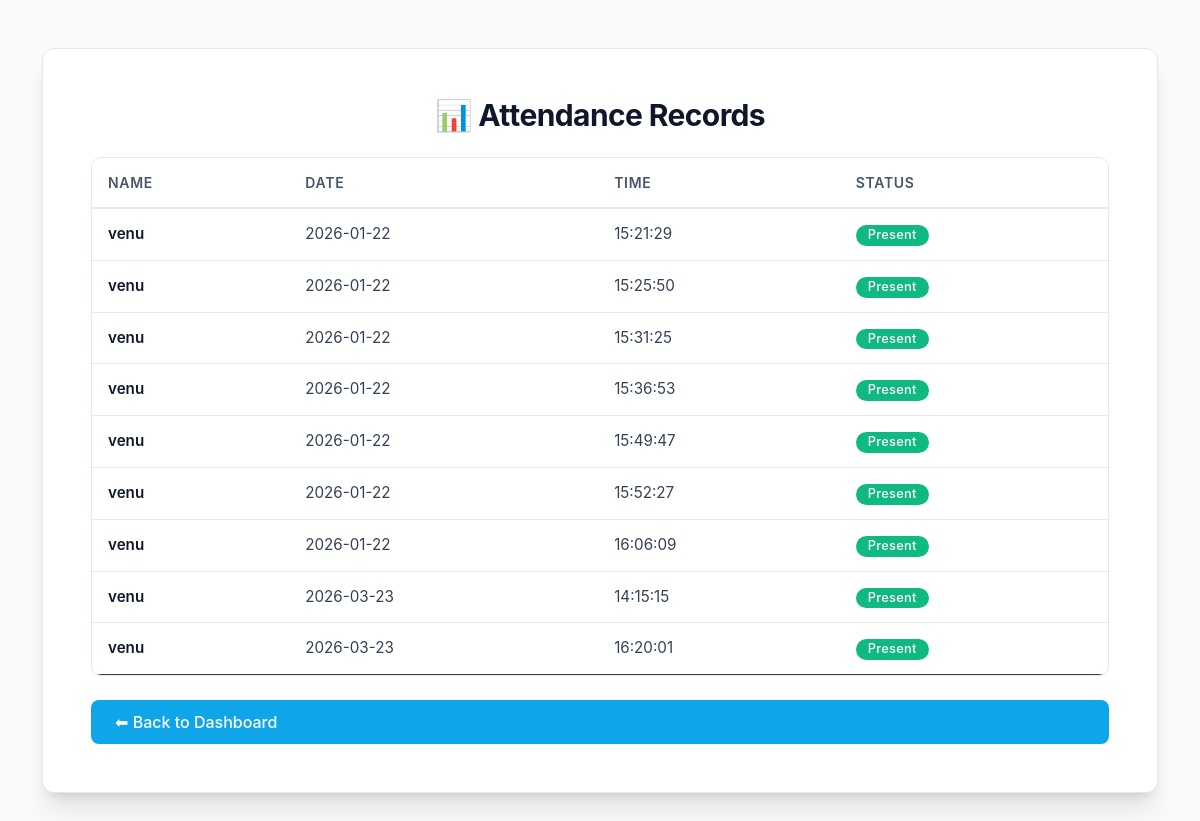
Page /view (signed in) on the committed database.
### tables this page shows
CREATE TABLE attendance (
    id INTEGER PRIMARY KEY AUTOINCREMENT,
    student_id INTEGER,
    date TEXT,
    time TEXT,
    status TEXT
);

CREATE TABLE students (
    id INTEGER PRIMARY KEY AUTOINCREMENT,
    name TEXT,
    email TEXT UNIQUE,
    password TEXT
);

### app.py (the view)
@app.route("/view")
def view():
    if "user" not in session:
        return redirect("/")
    db = get_db()
    cur = db.cursor()
    student_id = int(session["user"])
    cur.execute("""
        SELECT s.name, a.date, a.time, a.status
        FROM attendance a
        JOIN students s ON a.student_id = s.id
        WHERE a.student_id = ?
        ORDER BY a.date, a.time
    """, (student_id,))
    records = cur.fetchall()
    db.close()
    print(records)
    return render_template("view_attendance.html", records=records or [])

### utils/db.py (called while the page is built)
def get_db():
    return sqlite3.connect(DB_PATH)

### templates/view_attendance.html (shortened to what this page needs)
<!DOCTYPE html>
<html>
<head>
    <link href="https://cdn.jsdelivr.net/npm/bootstrap@5.3.2/dist/css/bootstrap.min.css" rel="stylesheet">
    <link rel="stylesheet" href="{{ url_for('static', filename='style.css') }}">
</head>
<body>
<div class="container mt-5">
    <div class="card records-card p-5">
        <h2 class="text-center mb-4 records-title">📊 Attendance Records</h2>
        <div class="table-container">
            <table class="table table-hover">
                <thead>
                    <tr>
                        <th>Name</th>
                        <th>Date</th>
                        <th>Time</th>
                        <th>Status</th>
                    </tr>
                </thead>
                <tbody>
                    {% if records %}
                        {% for r in records %}
                        <tr>
                            <td><strong>{{ r[0] }}</strong></td>
                            <td>{{ r[1] }}</td>
                            <td>{{ r[2] }}</td>
                            <td><span class="badge bg-success">{{ r[3] }}</span></td>
                        </tr>
                        {% endfor %}
                    {% else %}
                        <tr>
                            <td colspan="4" class="empty-state">
                                No attendance records found
                            </td>
                        </tr>
                    {% endif %}
                </tbody>
            </table>
        </div>
        <a href="/dashboard" class="btn btn-back mt-4">⬅ Back to Dashboard</a>
    </div>
</div>
</body>
</html>

### static/style.css (style rules this page uses)
:root { --primary: #0ea5e9; --primary-dark: #0284c7; --primary-light: #38bdf8; --secondary: #8b5cf6; --success: #10b981; --danger: #ef4444; --warning: #f59e0b; --dark: #0f172a; --gray-50: #f8fafc; --gray-100: #f1f5f9; --gray-200: #e2e8f0; --gray-300: #cbd5e1; --gray-400: #94a3b8; --gray-500: #64748b; --gray-600: #475569; --gray-700: #334155; --gray-800: #1e293b; --gray-900: #0f172a; --shadow-sm: 0 1px 2px 0 rgba(0, 0, 0, 0.05); --shadow: 0 1px 3px 0 rgba(0, 0, 0, 0.1), 0 1px 2px -1px rgba(0, 0, 0, 0.1); --shadow-md: 0 4px 6px -1px rgba(0, 0, 0, 0.1), 0 2px 4px -2px rgba(0, 0, 0, 0.1); --shadow-lg: 0 10px 15px -3px rgba(0, 0, 0, 0.1), 0 4px 6px -4px rgba(0, 0, 0, 0.1); --shadow-xl: 0 20px 25px -5px rgba(0, 0, 0, 0.1), 0 8px 10px -6px rgba(0, 0, 0, 0.1); }
* { margin: 0; padding: 0; box-sizing: border-box; }
body { font-family: -apple-system, BlinkMacSystemFont, 'Segoe UI', 'Roboto', 'Oxygen', 'Ubuntu', 'Cantarell', 'Fira Sans', 'Droid Sans', 'Helvetica Neue', sans-serif; -webkit-font-smoothing: antialiased; -moz-osx-font-smoothing: grayscale; background: var(--gray-50); min-height: 100vh; color: var(--gray-900); }
.card { background: white; border-radius: 12px; box-shadow: var(--shadow-lg); border: 1px solid var(--gray-200); transition: all 0.2s ease; }
.btn-back { background: var(--primary); border: none; border-radius: 8px; padding: 10px 24px; font-weight: 500; color: white; text-decoration: none; display: inline-flex; align-items: center; gap: 8px; transition: all 0.2s ease; cursor: pointer; }
.records-card { background: white; border-radius: 12px; box-shadow: var(--shadow-xl); border: 1px solid var(--gray-200); }
.records-title { color: var(--gray-900); font-weight: 700; font-size: 1.875rem; letter-spacing: -0.02em; }
.table-container { border-radius: 10px; overflow: hidden; border: 1px solid var(--gray-200); }
.table { margin-bottom: 0; }
.table thead { background: var(--gray-50); border-bottom: 2px solid var(--gray-200); }
.table thead th { border: none; padding: 14px 16px; font-weight: 600; font-size: 0.875rem; text-transform: uppercase; letter-spacing: 0.05em; color: var(--gray-600); }
.table tbody tr { transition: all 0.15s ease; border-bottom: 1px solid var(--gray-200); }
.table tbody tr:last-child { border-bottom: none; }
.table tbody td { padding: 14px 16px; vertical-align: middle; color: var(--gray-700); font-size: 0.95rem; }
.table tbody td strong { color: var(--gray-900); font-weight: 600; }
.badge { padding: 4px 12px; border-radius: 12px; font-size: 0.8rem; font-weight: 500; letter-spacing: 0.02em; }
.bg-success { background-color: var(--success) !important; }
.text-center { text-align: center; }
.card { animation: fadeIn 0.3s ease; }

### rows in the picture
attendance: name "venu", date "2026-01-22", time "15:21:29", status "Present"
attendance: name "venu", date "2026-01-22", time "15:25:50", status "Present"
attendance: name "venu", date "2026-01-22", time "15:31:25", status "Present"
attendance: name "venu", date "2026-01-22", time "15:36:53", status "Present"
attendance: name "venu", date "2026-01-22", time "15:49:47", status "Present"
attendance: name "venu", date "2026-01-22", time "15:52:27", status "Present"
attendance: name "venu", date "2026-01-22", time "16:06:09", status "Present"
attendance: name "venu", date "2026-03-23", time "14:15:15", status "Present"
attendance: name "venu", date "2026-03-23", time "16:20:01", status "Present"
